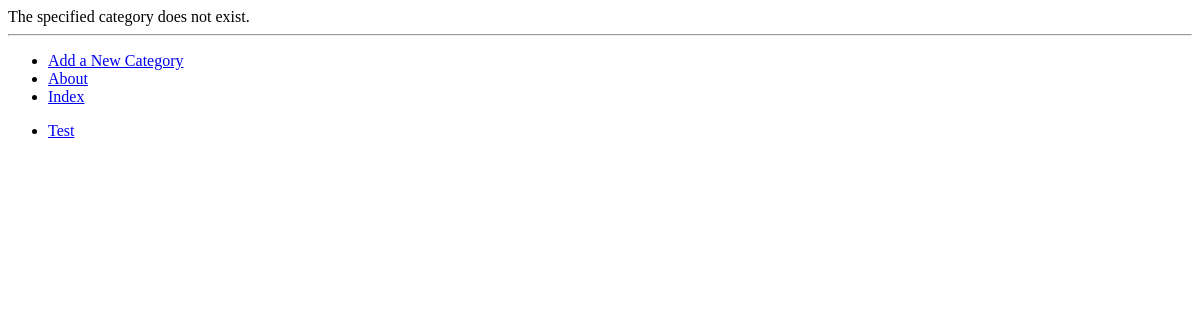
/rango/category/python/, run on an earlier commit of the app's database.
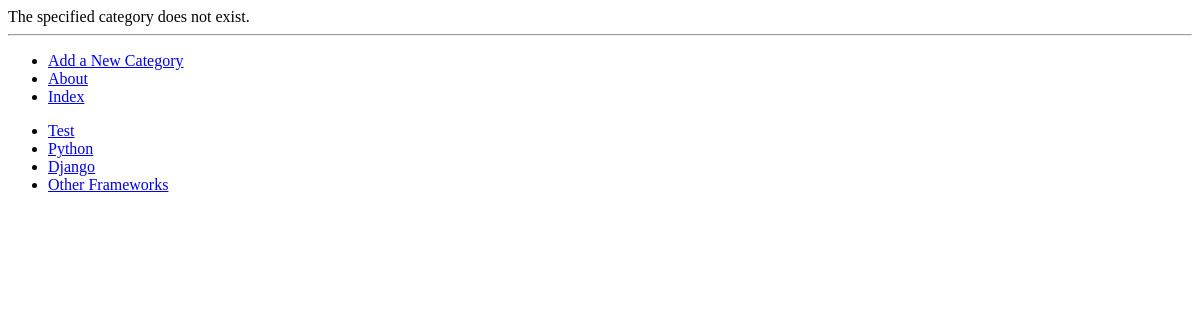
And on a later commit of the database.
### rango/models.py (models this page shows, shortened)
class Category(models.Model):
    name= models.CharField(max_length=128,unique=True)
    likes=models.IntegerField(default=0)
    views=models.IntegerField(default=0)
    slug=models.SlugField(unique=True)
    class Meta:
        verbose_name_plural='Categories'

### rango/views.py (the view)
# urls.py: path('category/<slug:category_name_slug>/', views.show_category, name='show_category'),
def show_category(request, category_name_slug):
    context_dict = {}
    try:
        category = Category.objects.get(slug=category_name_slug)
        pages = Page.objects.filter(category=category)
        context_dict['pages'] = pages
        context_dict['category'] = category
    except:
        context_dict['pages'] = None
        context_dict['category'] = None
    return render(request, 'rango/category.html', context=context_dict)

### rango/templatetags/rango_template_tags.py (called while the page is built)
@register.inclusion_tag('rango/categories.html')
def get_category_list(current_category=None):
    return {'categories': Category.objects.all(),
    'current_category':current_category}

### templates/rango/category.html (shortened to what this page needs)
{% extends 'rango/base.html' %}
{% load static %}
{% block body_block %}
            {% if category %}
                <h1>{{category.name}}</h1>
                {% if pages %}
                <ul>
                    {% for page in pages %}
                    <li><a href="{{page.url}}">{{page.title}}</a></li>
                    {% endfor %}
                </ul>
                {% else %}
                <strong>No pages currently in category.</strong>
                {% endif %}
            <a href="{% url 'rango:add_page' category.slug %}">Add Page</a><br/>
            {% else %}
                The specified category does not exist.
            {% endif %}
{% endblock %}

### templates/rango/categories.html
<ul>
    {% if categories %}
        {% for c in categories %}
            {% if c == current_category %}
            <li><strong><a href="{% url 'rango:show_category' c.slug %}">{{c.name}}</a></strong></li>
            {% else %}
            <li><a href="{% url 'rango:show_category' c.slug %}">{{c.name}}</a></li>
            {% endif %}
        {% endfor %}
    {% else %}
        <li><strong>There are no categories present.</strong></li>
    {% endif %}
</ul>

What changed in the data, as far as the page shows it:
added Category: name "Python"
added Category: name "Django"
added Category: name "Other Frameworks"
